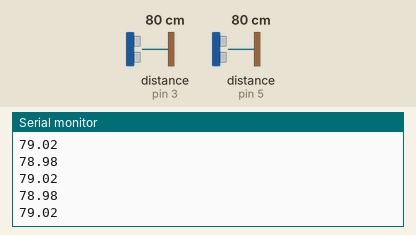
Simulated run of this sketch. Board: Arduino Uno, built with avr-gcc and run on an emulated ATmega328P. On the bench: the last lines printed to the serial monitor. Wiring (inferred from the names in the program): 2 × ultrasonic range finder: trigger pin 2, echo pin 3 / trigger pin 4, echo pin 5. Inputs (shaded band) come from the test bench; at power-on: distance to the obstacle (sensors on pin 3, pin 5) 80 cm. The echo pulse lasts 58.3 µs per cm.

Above: at 1.2 s.
1.3 s: distance to the obstacle (sensor on pin 3) set to 2 cm
At 1.32 s:
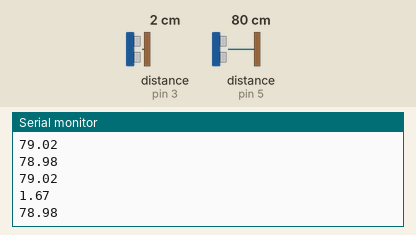
2.8 s: distance to the obstacle (sensor on pin 5) set to 4 cm
At 2.8 s:
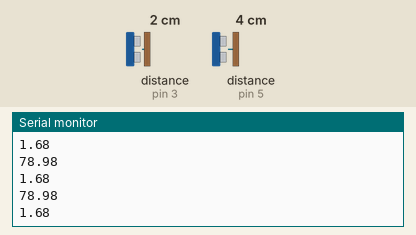
4.3 s: distance to the obstacle (sensor on pin 3) set to 4 cm
At 4.33 s:
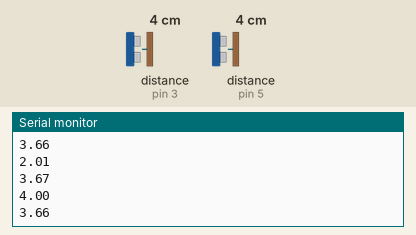
5.8 s: distance to the obstacle (sensor on pin 5) set to 9 cm
At 5.84 s:
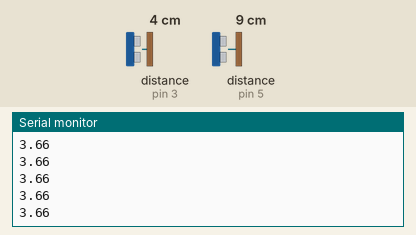
Timing chart, 0 to 8.3 s (numbered marks = the images above; inputs shaded):
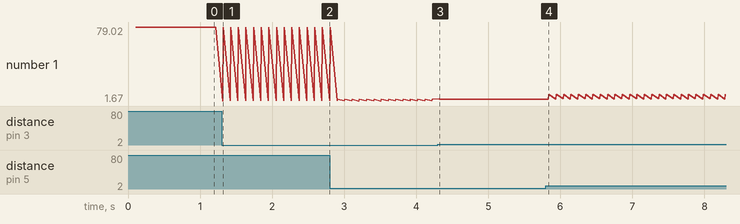

Measured:
- after the input at 1.3 s, the serial monitor: prints a new line at once (image 1)
- after the input at 4.3 s, the serial monitor: prints a new line at once (image 3)
- plotted number 1: 79.02 → 1.68 after the input at 1.3 s, 1.68 → 3.67 after the input at 2.8 s, 3.66 → 8.62 after the input at 5.8 s

The sketch:

sensores.ino
```cpp
#define trigPin_1 2
#define echoPin_1 3
#define trigPin_2 4
#define echoPin_2 5
#define sampleTime 100

// variables globales //
float *sensor_1 = (float*) malloc(sizeof (float) * 2);
float *sensor_2 = (float*) malloc(sizeof (float) * 2);
uint32_t lastTime= 0;

//declaración de funciones //
float *calcular_distancia (const uint8_t trigPin_x, const uint8_t echoPin_x, float S_x){
  float distancia=0.0;
  float duracion = 0.0;
  const float alpha =0.2;
  float *temp = (float*) malloc (sizeof (float) * 2);

  digitalWrite (trigPin_x, LOW) ;
  delayMicroseconds (2) ;
  digitalWrite (trigPin_x, HIGH);
  delayMicroseconds (10) ;
  digitalWrite (trigPin_x, LOW);
  duracion = pulseIn (echoPin_x, HIGH);
  distancia = (duracion * 0.034) /2;
  S_x = (alpha * distancia) + ((1.0 - alpha) * S_x) ;
  *temp = distancia;
  *(temp+1) = S_x;
  Serial.println(String(*temp));
  return temp;
}

// configuración de registros
void setup () {
  pinMode (trigPin_1, OUTPUT);
  pinMode (echoPin_1, INPUT);
  pinMode (trigPin_2, OUTPUT);
  pinMode (echoPin_2, INPUT);
  Serial.begin (9600) ;
}


// Programa principal //
void loop () {
  if(millis ()- lastTime >= sampleTime) {
    sensor_1= calcular_distancia(trigPin_1, echoPin_1, sensor_1[1]);
    sensor_2= calcular_distancia(trigPin_2, echoPin_2, sensor_2[1]);
    //Serial.println(String(sensor_1[0]) + ',' + String(sensor_1[1]) + ',' + String(sensor_2[0]) + ',' + String(sensor_2[1]));
    lastTime = millis();

  }
}
```
